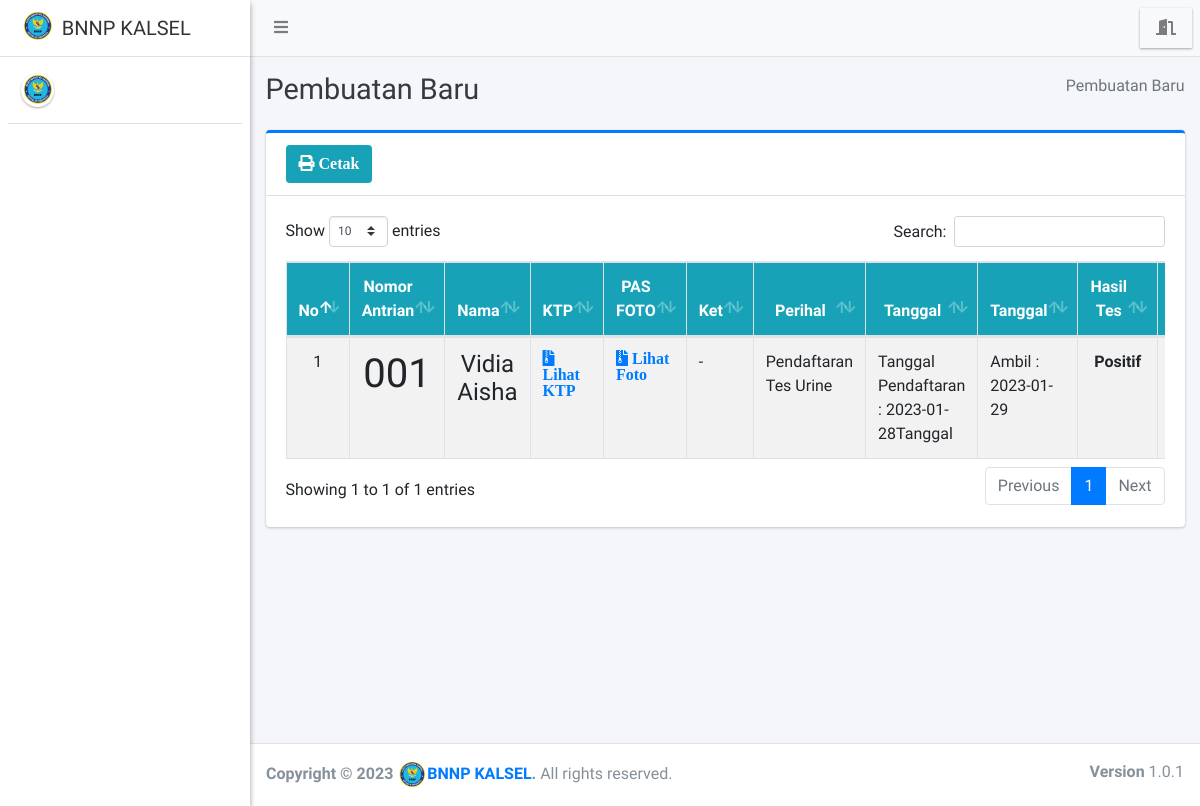
The page /admin/antrian/index.php on the database its author committed.
### tables this page shows
CREATE TABLE `pendaftaran` (
  `id_pendaftaran` int(11) NOT NULL,
  `id_masyarakat` int(11) DEFAULT NULL,
  `id_kecamatan` int(11) DEFAULT NULL,
  `nomor_antrian` varchar(5) DEFAULT NULL,
  `ktp` varchar(255) DEFAULT NULL,
  `foto` varchar(150) DEFAULT NULL,
  `tgl_pendaftaran` date DEFAULT NULL,
  `tgl_buat` date DEFAULT NULL,
  `tgl_ambil` date DEFAULT NULL,
  `ket` text,
  `perihal` text,
  `hasil_tes` varchar(20) DEFAULT NULL,
  `status_pendaftaran` varchar(100) DEFAULT NULL
);

CREATE TABLE `masyarakat` (
  `id_masyarakat` int(11) NOT NULL,
  `id_user` int(11) DEFAULT NULL,
  `nama_masyarakat` varchar(255) DEFAULT NULL,
  `nik` varchar(150) DEFAULT NULL,
  `email` varchar(255) DEFAULT NULL,
  `jk` varchar(11) DEFAULT NULL,
  `alamat` text,
  `pekerjaan` varchar(150) DEFAULT NULL,
  `no_wa` varchar(25) DEFAULT NULL,
  `status` varchar(20) DEFAULT NULL
);

### config/config.php (called while the page is built, shortened)
<?php
	function base_url($url = null){
		$base_url = "http://localhost:8888/bnn";
		if ($url != null) {
			return $base_url."/".$url;
		}else{
			return $base_url;
		}
	}
 ?>

### admin/antrian/index.php (the view, shortened to what this page needs)
<?php
require '../../config/config.php';
require '../../config/koneksi.php';
?>
<!DOCTYPE html>
<html>
<?php
include '../../templates/head.php';
?>
<body class="hold-transition sidebar-mini layout-fixed">
    <div class="wrapper">
        <?php
        include '../../templates/navbar.php';
        ?>
        <?php
        include '../../templates/sidebar.php';
        ?>
        <div class="content-wrapper">
            <div class="content-header">
                <div class="container-fluid">
                    <div class="row mb-2">
                        <div class="col-sm-6">
                            <h1 class="m-0 text-dark">Pembuatan Baru</h1>
                        </div>
                        <div class="col-sm-6">
                            <ol class="breadcrumb float-sm-right">
                                <li class="breadcrumb-item active">Pembuatan Baru</li>
                            </ol>
                        </div>
                    </div>
                </div>
            </div>
            <section class="content">
                <div class="container-fluid">
                    <div class="row">
                        <div class="col-12">
                            <div class="card card-primary card-outline">
                                <div class="card-header">
                                    <a href="print" target="blank" class="btn bg-info"><i class="fa fa-print"> Cetak</i></a>
                                </div>
                                <div class="card-body">
                                    <div class="table-responsive">
                                        <table id="example1" class="table table-bordered table-striped">
                                            <thead class="bg-info">
                                                <tr align="center">
                                                    <th>No</th>
                                                    <th>Nomor Antrian</th>
                                                    <th>Nama</th>
                                                    <th>KTP</th>
                                                    <th>PAS FOTO</th>
                                                    <th>Ket</th>
                                                    <th>Perihal</th>
                                                    <th>Tanggal</th>
                                                    <th>Tanggal</th>
                                                    <th>Hasil Tes</th>
                                                    <th>Status</th>
                                                </tr>
                                            </thead>
                                            <?php
                                            $no = 1;
                                            $data = $koneksi->query("SELECT * FROM pendaftaran AS p
                                            LEFT JOIN masyarakat AS pl ON p.id_masyarakat = pl.id_masyarakat");
                                            while ($row = $data->fetch_array()) {
                                            ?>
                                                <tbody style="background-color: white">
                                                    <tr>
                                                        <td align="center"><?= $no++ ?></td>
                                                        <td align="center">
                                                            <h1><?= $row['nomor_antrian'] ?></h1>
                                                        </td>
                                                        <td align="center">
                                                            <h4><?= $row['nama_masyarakat'] ?></h4>
                                                        </td>
                                                        <td>
                                                            <a href="<?= base_url(); ?>/filektp/<?= $row['ktp'] ?>" data-toggle="lightbox" data-title="ktp" data-gallery="galery" title="Lihat" target="blank"><i class="fa fa-file-archive"> Lihat KTP</i></a>
                                                        </td>
                                                        <td> <a href="<?= base_url(); ?>/filefoto/<?= $row['foto'] ?>" data-toggle="lightbox" data-title="foto" data-gallery="galery" title="Lihat" target="blank"><i class="fa fa-file-archive"> Lihat Foto</i></a></td>
                                                        <td><?= $row['ket'] ?></td>
                                                        <td><?= $row['perihal'] ?></td>
                                                        <td>Tanggal Pendaftaran : <?= $row['tgl_pendaftaran'] ?>Tanggal
                                                        </td>
                                                        <td>Ambil : <?= $row['tgl_ambil'] ?></td>
                                                        <td align="center"><b><?= $row['hasil_tes'] ?></b></td>
                                                        <td align="center"><b><?= $row['status_pendaftaran'] ?></b></td>
                                                    </tr>
                                                </tbody>
                                            <?php } ?>
                                        </table>
                                    </div>
                                </div>
                            </div>
                        </div>
                    </div>
                </div>
            </section>
        </div>
        <?php include_once "../../templates/footer.php"; ?>
    </div>
</body>
</html>

### rows shown on the page
pendaftaran: nomor_antrian "001", id_masyarakat.nama_masyarakat "Vidia Aisha", ket "-", perihal "Pendaftaran Tes Urine", tgl_pendaftaran "2023-01-28", tgl_ambil "2023-01-29", hasil_tes "Positif"
